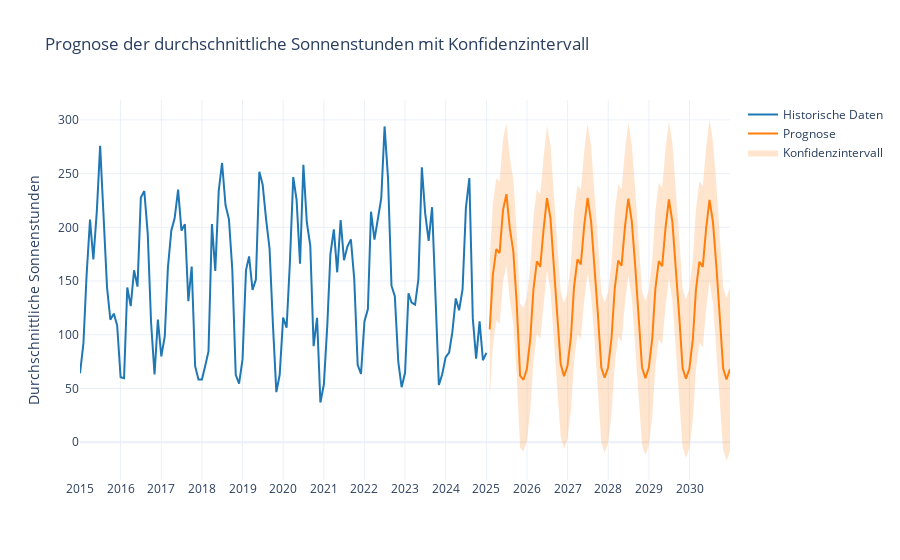

The notebook cell saved with this chart:
### Code cell
import pandas as pd
from statsmodels.tsa.statespace.sarimax import SARIMAX
import matplotlib.pyplot as plt
import plotly.graph_objects as go
import plotly.io as pio



# Dateipfade für die CSV-Dateien
file_path_sun_data = '../data/meteo/meteo_swiss_data.csv'
file_path_stn_data = '../data/meteo/meteo_swiss_stn_data.csv'

# Laden der Daten
sun_data = pd.read_csv(file_path_sun_data, delimiter=';')
stn_data = pd.read_csv(file_path_stn_data, delimiter=';')


# Entfernen von Einträgen für Liechtenstein
stn_data = stn_data[stn_data['canton'] != 'LI']

# Verknüpfen der Wetter- und Stationsdaten
data = pd.merge(sun_data, stn_data, on='stn', how='inner')

# Konvertieren der Zeitspalte in Datumsformat
data['time'] = pd.to_datetime(data['time'], format='%Y%m')
data['year'] = data['time'].dt.year
data['month'] = data['time'].dt.to_period('M').astype(str)

# Ersetzen von '-' durch '0' und Konvertieren in Float
data['sunhours'] = data['su2000m0'].replace('-', '0').astype(float)

# Entfernen ungültiger Werte
df = data[(data['sunhours'] > 0) & (data['year'] != 2025)]

monthly_data = data.groupby(data['time'].dt.to_period('M'))['sunhours'].mean().reset_index()
monthly_data['time'] = monthly_data['time'].astype(str)
monthly_data['time'] = pd.to_datetime(monthly_data['time'], format='%Y-%m')

df = monthly_data.copy()

# Sicherstellen, dass die Zeitreihe lückenlos ist
full_date_range = pd.date_range(start=df['time'].min(), end=df['time'].max(), freq='MS')
df = df.set_index('time').reindex(full_date_range).rename_axis('time').reset_index()
df['sunhours'] = df['sunhours'].fillna(0)

# Modell trainieren
model = SARIMAX(df['sunhours'], order=(1,1,1), seasonal_order=(1,1,1,12), enforce_invertibility=False)
results = model.fit()

# Prognose für 72 Monate (6 Jahre)
forecast = results.get_forecast(steps=72)
forecast_mean = forecast.predicted_mean

# Improved forecast visualization (IBSC optimized)
forecast_ci = forecast.conf_int()

# Create interactive plot with Plotly
fig = go.Figure()

# Add historical data
fig.add_trace(go.Scatter(x=df['time'], y=df['sunhours'], mode='lines', name='Historische Daten', line=dict(color='#1f77b4')))

# Add forecasted data
forecast_index = pd.date_range(start=df['time'].iloc[-1], periods=72, freq='ME')
fig.add_trace(go.Scatter(x=forecast_index, y=forecast_mean, mode='lines', name='Prognose', line=dict(color='#ff7f0e')))

# Add confidence interval as shaded area with single legend label
fig.add_trace(go.Scatter(
    x=list(forecast_index) + list(forecast_index[::-1]),
    y=list(forecast_ci.iloc[:, 1]) + list(forecast_ci.iloc[:, 0][::-1]),
    fill='toself',
    fillcolor='rgba(255, 127, 14, 0.2)',
    line=dict(color='rgba(255,255,255,0)'),
    hoverinfo='skip',
    name='Konfidenzintervall'
))

# Customize layout
fig.update_layout(
    title='Prognose der durchschnittliche Sonnenstunden mit Konfidenzintervall',

    yaxis_title='Durchschnittliche Sonnenstunden',
    template='plotly_white',
    legend=dict(font=dict(size=12)),
    xaxis=dict(
        tickformat='%Y',
        dtick='M12'  # Include every year, including 2030
    )
)

# Display plot
fig.show()

# Speichern des Diagramms als HTML-Datei
fig.write_html('../docs/assets/diagramme/sunhours_forecast.html')
